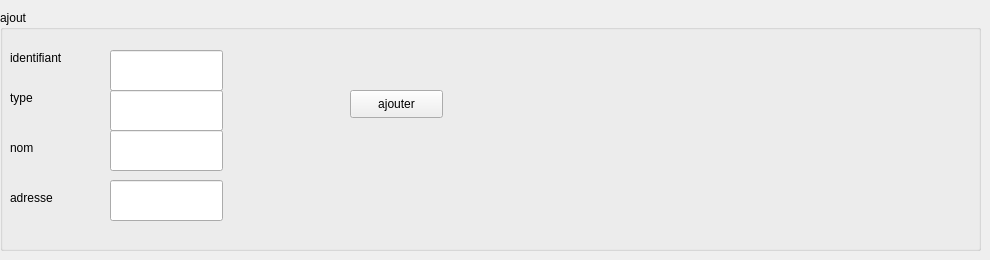
      <widget class="QWidget" name="tab_17">
       <attribute name="title">
        <string>ajouter site</string>
       </attribute>
       <widget class="QGroupBox" name="groupBox_7">
        <property name="geometry">
         <rect>
          <x>0</x>
          <y>10</y>
          <width>981</width>
          <height>241</height>
         </rect>
        </property>
        <property name="title">
         <string>ajout</string>
        </property>
        <widget class="QLabel" name="label_33">
         <property name="geometry">
          <rect>
           <x>10</x>
           <y>40</y>
           <width>81</width>
           <height>16</height>
          </rect>
         </property>
         <property name="text">
          <string>identifiant</string>
         </property>
        </widget>
        <widget class="QLabel" name="label_34">
         <property name="geometry">
          <rect>
           <x>10</x>
           <y>80</y>
           <width>56</width>
           <height>16</height>
          </rect>
         </property>
         <property name="text">
          <string>type</string>
         </property>
        </widget>
        <widget class="QLabel" name="label_35">
         <property name="geometry">
          <rect>
           <x>10</x>
           <y>130</y>
           <width>56</width>
           <height>16</height>
          </rect>
         </property>
         <property name="text">
          <string>nom</string>
         </property>
        </widget>
        <widget class="QLineEdit" name="le_id_2">
         <property name="geometry">
          <rect>
           <x>110</x>
           <y>40</y>
           <width>113</width>
           <height>41</height>
          </rect>
         </property>
        </widget>
        <widget class="QLineEdit" name="le_nom_2">
         <property name="geometry">
          <rect>
           <x>110</x>
           <y>80</y>
           <width>113</width>
           <height>41</height>
          </rect>
         </property>
        </widget>
        <widget class="QPushButton" name="pb_ajouter_2">
         <property name="geometry">
          <rect>
           <x>350</x>
           <y>80</y>
           <width>93</width>
           <height>28</height>
          </rect>
         </property>
         <property name="text">
          <string>ajouter</string>
         </property>
        </widget>
        <widget class="QLineEdit" name="le_adresse_2">
         <property name="geometry">
          <rect>
           <x>110</x>
           <y>120</y>
           <width>113</width>
           <height>41</height>
          </rect>
         </property>
        </widget>
        <widget class="QLabel" name="label_36">
         <property name="geometry">
          <rect>
           <x>10</x>
           <y>180</y>
           <width>56</width>
           <height>16</height>
          </rect>
         </property>
         <property name="text">
          <string>adresse</string>
         </property>
        </widget>
        <widget class="QLineEdit" name="le_type_2">
         <property name="geometry">
          <rect>
           <x>110</x>
           <y>170</y>
           <width>113</width>
           <height>41</height>
          </rect>
         </property>
        </widget>
       </widget>
      </widget>
